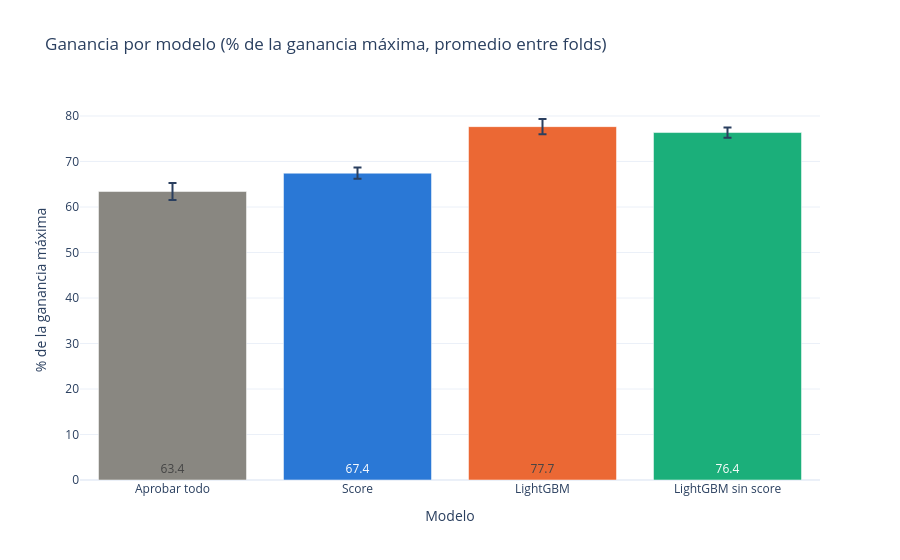

Notebook code for this chart:
### Markdown cell above
**💡 Hallazgos**

- **Aprobar todo ya obtiene el 63% de la ganancia máxima**, porque el 95% de las transacciones son legítimas. El margen real para mejorar es el 37% restante.
- **LightGBM llega al 77,7% (± 1,7)** de la ganancia máxima, frente al **67,4% (± 1,2) del score**. Recupera el 39% de la ganancia que se pierde por fraude, contra el 11% del score, y lo supera en **los 5 folds**.
- En ranking también es claramente mejor: **AUC-ROC de 0,872 frente a 0,726** y AUC-PR de 0,437 frente a 0,177.
- LightGBM **detecta más fraudes (44,6% frente a 38,5%) y a la vez rechaza menos transacciones** (5,3% frente a 8,5%): es mejor en las dos dimensiones del problema al mismo tiempo.
- **Análisis de sensibilidad**: sin `score`, el modelo llega al 76,4% (± 1,1), solo **1,3 puntos menos**, y sigue superando ampliamente al score en los 5 folds. Si en producción `score` no estuviera disponible a tiempo, la solución seguiría siendo válida: el resto de las variables tiene señal propia.
- La variación entre folds es baja (desvíos de 1–2 puntos), así que las diferencias entre modelos son sólidas y no dependen de la partición.

### Code cell
# Ganancia de cada modelo como porcentaje de la ganancia máxima posible (promedio y desvío entre folds)
ganancia_promedio = resumen['% de la ganancia máxima'].reset_index()

fig = px.bar(
    ganancia_promedio,
    x='modelo',
    y='mean',
    error_y='std',
    color='modelo',
    text_auto='.1f',
    color_discrete_map=COLORES_MODELO,
    labels={'modelo': 'Modelo', 'mean': '% de la ganancia máxima'},
    title='Ganancia por modelo (% de la ganancia máxima, promedio entre folds)',
)
fig.update_traces(textposition='inside', insidetextanchor='start')
fig.update_layout(showlegend=False)
fig.show()

### Figure 1 — Plotly figure (JSON) as saved in the notebook; plotly's stock layout.template omitted (floating-point values rounded to 4 significant figures)
{"data": [{"error_y": {"array": [1.871]}, "hovertemplate": "Modelo=%{x}<br>% de la ganancia máxima=%{y}<extra></extra>", "insidetextanchor": "start", "legendgroup": "Aprobar todo", "marker": {"color": "#898781", "pattern": {"shape": ""}}, "name": "Aprobar todo", "orientation": "v", "showlegend": true, "textposition": "inside", "texttemplate": "%{y:.1f}", "type": "bar", "x": ["Aprobar todo"], "xaxis": "x", "y": [63.4], "yaxis": "y"}, {"error_y": {"array": [1.233]}, "hovertemplate": "Modelo=%{x}<br>% de la ganancia máxima=%{y}<extra></extra>", "insidetextanchor": "start", "legendgroup": "Score", "marker": {"color": "#2a78d6", "pattern": {"shape": ""}}, "name": "Score", "orientation": "v", "showlegend": true, "textposition": "inside", "texttemplate": "%{y:.1f}", "type": "bar", "x": ["Score"], "xaxis": "x", "y": [67.43], "yaxis": "y"}, {"error_y": {"array": [1.679]}, "hovertemplate": "Modelo=%{x}<br>% de la ganancia máxima=%{y}<extra></extra>", "insidetextanchor": "start", "legendgroup": "LightGBM", "marker": {"color": "#eb6834", "pattern": {"shape": ""}}, "name": "LightGBM", "orientation": "v", "showlegend": true, "textposition": "inside", "texttemplate": "%{y:.1f}", "type": "bar", "x": ["LightGBM"], "xaxis": "x", "y": [77.66], "yaxis": "y"}, {"error_y": {"array": [1.124]}, "hovertemplate": "Modelo=%{x}<br>% de la ganancia máxima=%{y}<extra></extra>", "insidetextanchor": "start", "legendgroup": "LightGBM sin score", "marker": {"color": "#1baf7a", "pattern": {"shape": ""}}, "name": "LightGBM sin score", "orientation": "v", "showlegend": true, "textposition": "inside", "texttemplate": "%{y:.1f}", "type": "bar", "x": ["LightGBM sin score"], "xaxis": "x", "y": [76.36], "yaxis": "y"}], "layout": {"barmode": "relative", "legend": {"title": {"text": "Modelo"}, "tracegroupgap": 0}, "showlegend": false, "title": {"text": "Ganancia por modelo (% de la ganancia máxima, promedio entre folds)"}, "xaxis": {"anchor": "y", "categoryarray": ["Aprobar todo", "Score", "LightGBM", "LightGBM sin score"], "categoryorder": "array", "domain": [0, 1], "title": {"text": "Modelo"}}, "yaxis": {"anchor": "x", "domain": [0, 1], "title": {"text": "% de la ganancia máxima"}}}}
